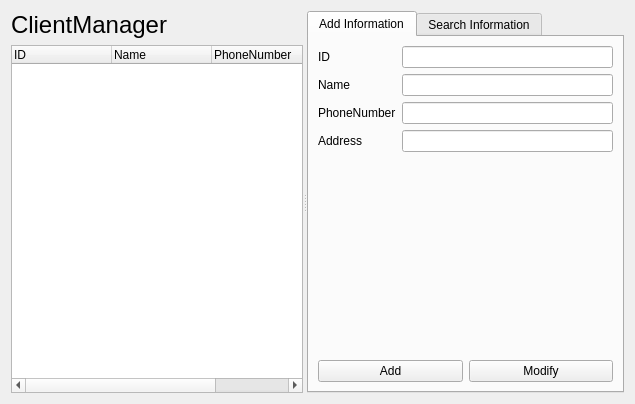
<?xml version="1.0" encoding="UTF-8"?>
<ui version="4.0">
 <class>ClientManagerForm</class>
 <widget class="QWidget" name="ClientManagerForm">
  <property name="geometry">
   <rect>
    <x>0</x>
    <y>0</y>
    <width>635</width>
    <height>404</height>
   </rect>
  </property>
  <property name="windowTitle">
   <string>Form</string>
  </property>
  <layout class="QHBoxLayout" name="horizontalLayout_2">
   <item>
    <widget class="QSplitter" name="splitter">
     <property name="orientation">
      <enum>Qt::Horizontal</enum>
     </property>
     <widget class="QWidget" name="layoutWidget">
      <layout class="QVBoxLayout" name="verticalLayout">
       <item>
        <widget class="QLabel" name="label_5">
         <property name="font">
          <font>
           <pointsize>18</pointsize>
          </font>
         </property>
         <property name="text">
          <string>ClientManager</string>
         </property>
        </widget>
       </item>
       <item>
        <widget class="QTreeWidget" name="treeWidget">
         <column>
          <property name="text">
           <string>ID</string>
          </property>
         </column>
         <column>
          <property name="text">
           <string>Name</string>
          </property>
         </column>
         <column>
          <property name="text">
           <string>PhoneNumber</string>
          </property>
         </column>
         <column>
          <property name="text">
           <string>Address</string>
          </property>
         </column>
        </widget>
       </item>
      </layout>
     </widget>
     <widget class="QTabWidget" name="tabWidget">
      <property name="currentIndex">
       <number>0</number>
      </property>
      <widget class="QWidget" name="Input">
       <attribute name="title">
        <string>Add Information</string>
       </attribute>
       <layout class="QVBoxLayout" name="verticalLayout_3">
        <item>
         <layout class="QFormLayout" name="formLayout">
          <item row="0" column="0">
           <widget class="QLabel" name="label">
            <property name="text">
             <string>ID</string>
            </property>
           </widget>
          </item>
          <item row="0" column="1">
           <widget class="QLineEdit" name="idLineEdit"/>
          </item>
          <item row="1" column="0">
           <widget class="QLabel" name="label_2">
            <property name="text">
             <string>Name</string>
            </property>
           </widget>
          </item>
          <item row="1" column="1">
           <widget class="QLineEdit" name="nameLineEdit"/>
          </item>
          <item row="2" column="0">
           <widget class="QLabel" name="label_3">
            <property name="text">
             <string>PhoneNumber</string>
            </property>
           </widget>
          </item>
          <item row="2" column="1">
           <widget class="QLineEdit" name="phoneNumberLineEdit"/>
          </item>
          <item row="3" column="0">
           <widget class="QLabel" name="label_4">
            <property name="text">
             <string>Address</string>
            </property>
           </widget>
          </item>
          <item row="3" column="1">
           <widget class="QLineEdit" name="addressLineEdit"/>
          </item>
         </layout>
        </item>
        <item>
         <spacer name="verticalSpacer">
          <property name="orientation">
           <enum>Qt::Vertical</enum>
          </property>
          <property name="sizeHint" stdset="0">
           <size>
            <width>17</width>
            <height>152</height>
           </size>
          </property>
         </spacer>
        </item>
        <item>
         <layout class="QHBoxLayout" name="horizontalLayout">
          <item>
           <widget class="QPushButton" name="addPushButton">
            <property name="text">
             <string>Add</string>
            </property>
           </widget>
          </item>
          <item>
           <widget class="QPushButton" name="modifyPushButton">
            <property name="text">
             <string>Modify</string>
            </property>
           </widget>
          </item>
         </layout>
        </item>
       </layout>
      </widget>
      <widget class="QWidget" name="Search">
       <attribute name="title">
        <string>Search Information</string>
       </attribute>
       <layout class="QVBoxLayout" name="verticalLayout_4">
        <item>
         <widget class="QTreeWidget" name="searchTreeWidget">
          <column>
           <property name="text">
            <string>ID</string>
           </property>
          </column>
          <column>
           <property name="text">
            <string>Name</string>
           </property>
          </column>
          <column>
           <property name="text">
            <string>PhoneNumber</string>
           </property>
          </column>
          <column>
           <property name="text">
            <string>Address</string>
           </property>
          </column>
         </widget>
        </item>
        <item>
         <layout class="QVBoxLayout" name="verticalLayout_2">
          <item>
           <layout class="QHBoxLayout" name="horizontalLayout_3">
            <item>
             <widget class="QComboBox" name="searchComboBox">
              <item>
               <property name="text">
                <string>ID</string>
               </property>
              </item>
              <item>
               <property name="text">
                <string>Name</string>
               </property>
              </item>
              <item>
               <property name="text">
                <string>PhoneNumber</string>
               </property>
              </item>
              <item>
               <property name="text">
                <string>Address</string>
               </property>
              </item>
             </widget>
            </item>
            <item>
             <widget class="QLineEdit" name="searchLineEdit"/>
            </item>
           </layout>
          </item>
          <item>
           <widget class="QPushButton" name="searchPushButton">
            <property name="text">
             <string>Search</string>
            </property>
           </widget>
          </item>
         </layout>
        </item>
       </layout>
      </widget>
     </widget>
    </widget>
   </item>
  </layout>
 </widget>
 <resources/>
 <connections/>
</ui>
